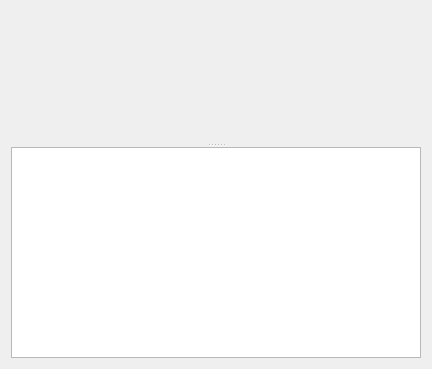
<?xml version="1.0" encoding="UTF-8"?>
<ui version="4.0">
 <class>LinePlot</class>
 <widget class="QWidget" name="LinePlot">
  <property name="geometry">
   <rect>
    <x>0</x>
    <y>0</y>
    <width>432</width>
    <height>369</height>
   </rect>
  </property>
  <property name="windowTitle">
   <string>Form</string>
  </property>
  <layout class="QGridLayout" name="gridLayout">
   <item row="0" column="0">
    <layout class="QHBoxLayout" name="horizontalLayout">
     <item>
      <widget class="QSplitter" name="splitter">
       <property name="orientation">
        <enum>Qt::Vertical</enum>
       </property>
       <widget class="QCustomPlot" name="plot" native="true">
        <property name="sizePolicy">
         <sizepolicy hsizetype="Preferred" vsizetype="Preferred">
          <horstretch>0</horstretch>
          <verstretch>4</verstretch>
         </sizepolicy>
        </property>
       </widget>
       <widget class="SettingsModel" name="settings">
        <property name="sizePolicy">
         <sizepolicy hsizetype="Expanding" vsizetype="Expanding">
          <horstretch>0</horstretch>
          <verstretch>1</verstretch>
         </sizepolicy>
        </property>
       </widget>
      </widget>
     </item>
    </layout>
   </item>
  </layout>
 </widget>
 <customwidgets>
  <customwidget>
   <class>QCustomPlot</class>
   <extends>QWidget</extends>
   <header>qcustomplot.h</header>
   <container>1</container>
  </customwidget>
  <customwidget>
   <class>SettingsModel</class>
   <extends>QTableWidget</extends>
   <header>../../../../lib/plots/graph_settings_model.h</header>
  </customwidget>
 </customwidgets>
 <resources/>
 <connections/>
</ui>
